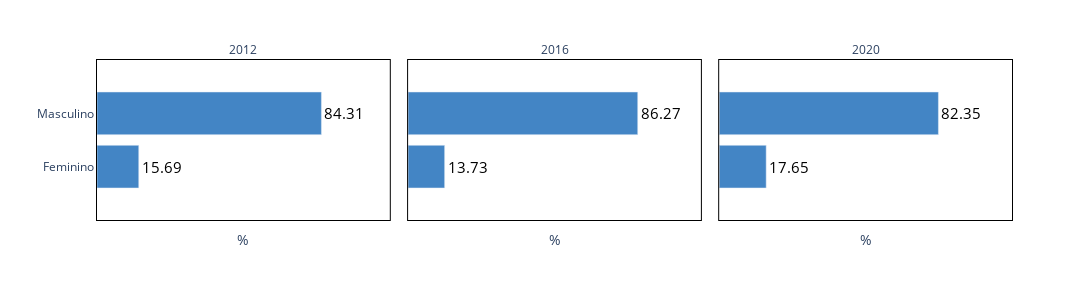

Write notebook code for a chart like this one.
### Code cell
flt = (eleicoes['cargo'] == 'vereador') & (eleicoes['resultado'].isin(['eleito por qp', 'eleito por media', 'eleito']))
por_genero = eleicoes[flt].groupby(['ano', 'genero'])['genero'].count().reset_index(name = 'n')
por_genero['%'] = (por_genero['n'] / 51) * 100 

por_genero['genero'] = por_genero['genero'].str.capitalize()

fig = px.bar(por_genero.sort_values(['%', 'genero'], ascending = 'False').round(2), 
             x = '%', 
             y = 'genero', 
             facet_col = 'ano', 
             barmode = 'group',
             text = '%',
             text_auto = '.1%',
             color_discrete_sequence=['rgb(67,133,197)'],
             category_orders = {'ano': [2012, 2016, 2020]},
             labels = {'genero': '', 'n': '', 'ano': ''})

fig.update_yaxes(range = (-1, 2), linecolor = 'black', gridcolor = 'white', mirror = True)
fig.update_xaxes(showticklabels = False, range = (0, 110), linecolor = 'black', gridcolor = 'white', mirror = True)
fig.for_each_annotation(lambda a: a.update(text=a.text.split("=")[-1]))
fig.update_layout(width = 1200, height = 300, plot_bgcolor = 'white', paper_bgcolor = 'white')
fig.update_traces(texttemplate='%{text:}', textposition='outside', textfont = {'color': 'black', 'size': 15})
fig.show()

fig.write_image("viz/genero_eleitos.png")

### Figure 1 — Plotly figure (JSON) as saved in the notebook; plotly's stock layout.template omitted (floating-point values rounded to 4 significant figures)
{"data": [{"alignmentgroup": "True", "hovertemplate": "=%{y}<br>%=%{text}<extra></extra>", "legendgroup": "", "marker": {"color": "rgb(67,133,197)", "pattern": {"shape": ""}}, "name": "", "offsetgroup": "", "orientation": "h", "showlegend": false, "text": [15.69, 84.31], "textfont": {"color": "black", "size": 15}, "textposition": "outside", "texttemplate": "%{text:}", "type": "bar", "x": [15.69, 84.31], "xaxis": "x", "y": ["Feminino", "Masculino"], "yaxis": "y"}, {"alignmentgroup": "True", "hovertemplate": "=%{y}<br>%=%{text}<extra></extra>", "legendgroup": "", "marker": {"color": "rgb(67,133,197)", "pattern": {"shape": ""}}, "name": "", "offsetgroup": "", "orientation": "h", "showlegend": false, "text": [13.73, 86.27], "textfont": {"color": "black", "size": 15}, "textposition": "outside", "texttemplate": "%{text:}", "type": "bar", "x": [13.73, 86.27], "xaxis": "x2", "y": ["Feminino", "Masculino"], "yaxis": "y2"}, {"alignmentgroup": "True", "hovertemplate": "=%{y}<br>%=%{text}<extra></extra>", "legendgroup": "", "marker": {"color": "rgb(67,133,197)", "pattern": {"shape": ""}}, "name": "", "offsetgroup": "", "orientation": "h", "showlegend": false, "text": [17.65, 82.35], "textfont": {"color": "black", "size": 15}, "textposition": "outside", "texttemplate": "%{text:}", "type": "bar", "x": [17.65, 82.35], "xaxis": "x3", "y": ["Feminino", "Masculino"], "yaxis": "y3"}], "layout": {"annotations": [{"font": {}, "showarrow": false, "text": "2012", "x": 0.16, "xanchor": "center", "xref": "paper", "y": 1, "yanchor": "bottom", "yref": "paper"}, {"font": {}, "showarrow": false, "text": "2016", "x": 0.5, "xanchor": "center", "xref": "paper", "y": 1, "yanchor": "bottom", "yref": "paper"}, {"font": {}, "showarrow": false, "text": "2020", "x": 0.84, "xanchor": "center", "xref": "paper", "y": 1, "yanchor": "bottom", "yref": "paper"}], "barmode": "group", "height": 300, "legend": {"tracegroupgap": 0}, "margin": {"t": 60}, "paper_bgcolor": "white", "plot_bgcolor": "white", "width": 1200, "xaxis": {"anchor": "y", "domain": [0, 0.32], "gridcolor": "white", "linecolor": "black", "mirror": true, "range": [0, 110], "showticklabels": false, "title": {"text": "%"}}, "xaxis2": {"anchor": "y2", "domain": [0.34, 0.66], "gridcolor": "white", "linecolor": "black", "matches": "x", "mirror": true, "range": [0, 110], "showticklabels": false, "title": {"text": "%"}}, "xaxis3": {"anchor": "y3", "domain": [0.68, 1.0], "gridcolor": "white", "linecolor": "black", "matches": "x", "mirror": true, "range": [0, 110], "showticklabels": false, "title": {"text": "%"}}, "yaxis": {"anchor": "x", "domain": [0, 1], "gridcolor": "white", "linecolor": "black", "mirror": true, "range": [-1, 2], "title": {"text": ""}}, "yaxis2": {"anchor": "x2", "domain": [0, 1], "gridcolor": "white", "linecolor": "black", "matches": "y", "mirror": true, "range": [-1, 2], "showticklabels": false}, "yaxis3": {"anchor": "x3", "domain": [0, 1], "gridcolor": "white", "linecolor": "black", "matches": "y", "mirror": true, "range": [-1, 2], "showticklabels": false}}}
